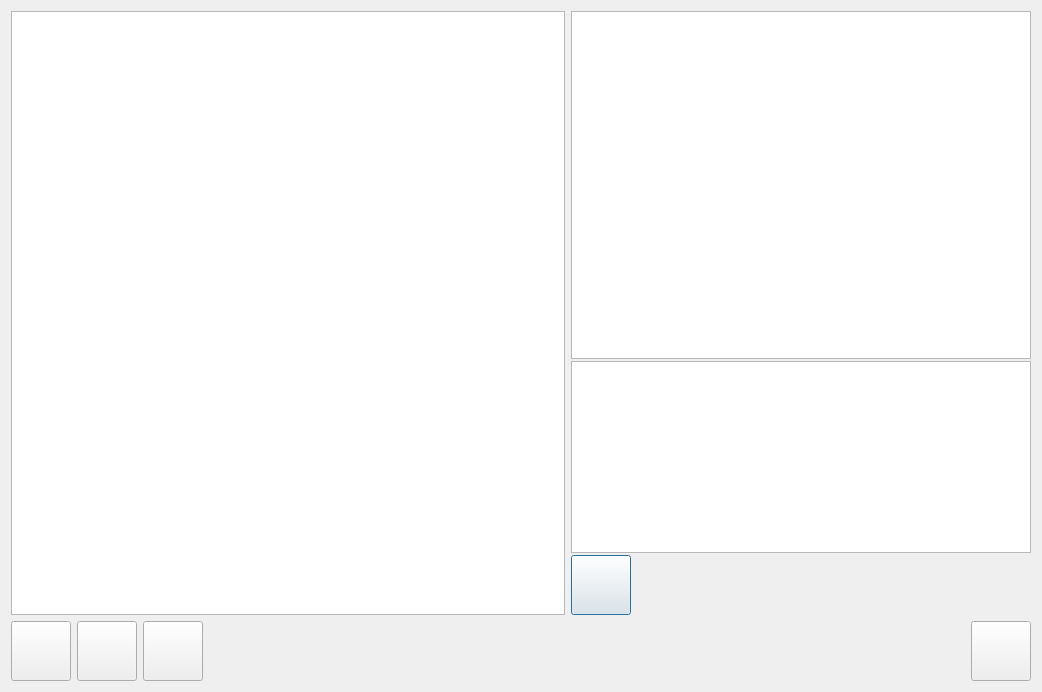
<?xml version="1.0" encoding="UTF-8"?>
<ui version="4.0">
 <class>DlgOrders</class>
 <widget class="QDialog" name="DlgOrders">
  <property name="windowModality">
   <enum>Qt::ApplicationModal</enum>
  </property>
  <property name="geometry">
   <rect>
    <x>0</x>
    <y>0</y>
    <width>1042</width>
    <height>692</height>
   </rect>
  </property>
  <property name="windowTitle">
   <string/>
  </property>
  <layout class="QVBoxLayout" name="verticalLayout_3">
   <item>
    <layout class="QHBoxLayout" name="horizontalLayout_2">
     <item>
      <widget class="QWidget" name="widget_2" native="true">
       <property name="sizePolicy">
        <sizepolicy hsizetype="Preferred" vsizetype="Preferred">
         <horstretch>1</horstretch>
         <verstretch>0</verstretch>
        </sizepolicy>
       </property>
       <layout class="QVBoxLayout" name="verticalLayout_2">
        <property name="spacing">
         <number>2</number>
        </property>
        <property name="margin">
         <number>0</number>
        </property>
        <item>
         <widget class="QTableWidget" name="tblOrders">
          <property name="sizePolicy">
           <sizepolicy hsizetype="Expanding" vsizetype="Expanding">
            <horstretch>1</horstretch>
            <verstretch>0</verstretch>
           </sizepolicy>
          </property>
          <property name="editTriggers">
           <set>QAbstractItemView::NoEditTriggers</set>
          </property>
          <property name="selectionMode">
           <enum>QAbstractItemView::SingleSelection</enum>
          </property>
          <attribute name="horizontalHeaderVisible">
           <bool>false</bool>
          </attribute>
          <attribute name="horizontalHeaderDefaultSectionSize">
           <number>120</number>
          </attribute>
          <attribute name="horizontalHeaderMinimumSectionSize">
           <number>59</number>
          </attribute>
          <attribute name="verticalHeaderVisible">
           <bool>false</bool>
          </attribute>
          <attribute name="verticalHeaderDefaultSectionSize">
           <number>60</number>
          </attribute>
         </widget>
        </item>
       </layout>
      </widget>
     </item>
     <item>
      <widget class="QWidget" name="widget" native="true">
       <layout class="QVBoxLayout" name="verticalLayout">
        <property name="spacing">
         <number>2</number>
        </property>
        <property name="margin">
         <number>0</number>
        </property>
        <item>
         <widget class="QTableWidget" name="tblOrder">
          <property name="sizePolicy">
           <sizepolicy hsizetype="Expanding" vsizetype="Expanding">
            <horstretch>0</horstretch>
            <verstretch>1</verstretch>
           </sizepolicy>
          </property>
          <property name="minimumSize">
           <size>
            <width>460</width>
            <height>0</height>
           </size>
          </property>
          <property name="editTriggers">
           <set>QAbstractItemView::NoEditTriggers</set>
          </property>
          <property name="selectionMode">
           <enum>QAbstractItemView::NoSelection</enum>
          </property>
          <property name="selectionBehavior">
           <enum>QAbstractItemView::SelectRows</enum>
          </property>
          <attribute name="horizontalHeaderVisible">
           <bool>false</bool>
          </attribute>
          <attribute name="verticalHeaderVisible">
           <bool>false</bool>
          </attribute>
          <column>
           <property name="text">
            <string>Name</string>
           </property>
          </column>
          <column>
           <property name="text">
            <string>Qty</string>
           </property>
          </column>
         </widget>
        </item>
        <item>
         <widget class="QTableWidget" name="tblTotal"/>
        </item>
        <item>
         <layout class="QHBoxLayout" name="horizontalLayout_3">
          <item>
           <widget class="QPushButton" name="btnCheckout">
            <property name="minimumSize">
             <size>
              <width>60</width>
              <height>60</height>
             </size>
            </property>
            <property name="maximumSize">
             <size>
              <width>60</width>
              <height>60</height>
             </size>
            </property>
            <property name="text">
             <string/>
            </property>
            <property name="icon">
             <iconset resource="res.qrc">
              <normaloff>:/new/prefix1/res/icons/print3.png</normaloff>:/new/prefix1/res/icons/print3.png</iconset>
            </property>
            <property name="iconSize">
             <size>
              <width>48</width>
              <height>48</height>
             </size>
            </property>
           </widget>
          </item>
          <item>
           <spacer name="horizontalSpacer_2">
            <property name="orientation">
             <enum>Qt::Horizontal</enum>
            </property>
            <property name="sizeHint" stdset="0">
             <size>
              <width>40</width>
              <height>20</height>
             </size>
            </property>
           </spacer>
          </item>
         </layout>
        </item>
       </layout>
      </widget>
     </item>
    </layout>
   </item>
   <item>
    <layout class="QHBoxLayout" name="horizontalLayout">
     <item>
      <widget class="QPushButton" name="btnDown">
       <property name="minimumSize">
        <size>
         <width>60</width>
         <height>60</height>
        </size>
       </property>
       <property name="maximumSize">
        <size>
         <width>60</width>
         <height>60</height>
        </size>
       </property>
       <property name="text">
        <string/>
       </property>
       <property name="icon">
        <iconset resource="res.qrc">
         <normaloff>:/new/prefix1/res/icons/down.png</normaloff>:/new/prefix1/res/icons/down.png</iconset>
       </property>
       <property name="iconSize">
        <size>
         <width>48</width>
         <height>48</height>
        </size>
       </property>
      </widget>
     </item>
     <item>
      <widget class="QPushButton" name="btnUp">
       <property name="minimumSize">
        <size>
         <width>60</width>
         <height>60</height>
        </size>
       </property>
       <property name="maximumSize">
        <size>
         <width>60</width>
         <height>60</height>
        </size>
       </property>
       <property name="text">
        <string/>
       </property>
       <property name="icon">
        <iconset resource="res.qrc">
         <normaloff>:/new/prefix1/res/icons/up.png</normaloff>:/new/prefix1/res/icons/up.png</iconset>
       </property>
       <property name="iconSize">
        <size>
         <width>48</width>
         <height>48</height>
        </size>
       </property>
      </widget>
     </item>
     <item>
      <widget class="QPushButton" name="btnView">
       <property name="minimumSize">
        <size>
         <width>60</width>
         <height>60</height>
        </size>
       </property>
       <property name="maximumSize">
        <size>
         <width>60</width>
         <height>60</height>
        </size>
       </property>
       <property name="text">
        <string/>
       </property>
       <property name="icon">
        <iconset resource="res.qrc">
         <normaloff>:/new/prefix1/res/icons/table.png</normaloff>:/new/prefix1/res/icons/table.png</iconset>
       </property>
       <property name="iconSize">
        <size>
         <width>48</width>
         <height>48</height>
        </size>
       </property>
      </widget>
     </item>
     <item>
      <spacer name="horizontalSpacer">
       <property name="orientation">
        <enum>Qt::Horizontal</enum>
       </property>
       <property name="sizeHint" stdset="0">
        <size>
         <width>40</width>
         <height>20</height>
        </size>
       </property>
      </spacer>
     </item>
     <item>
      <widget class="QPushButton" name="pushButton">
       <property name="minimumSize">
        <size>
         <width>60</width>
         <height>60</height>
        </size>
       </property>
       <property name="maximumSize">
        <size>
         <width>60</width>
         <height>60</height>
        </size>
       </property>
       <property name="text">
        <string/>
       </property>
       <property name="icon">
        <iconset resource="res.qrc">
         <normaloff>:/new/prefix1/res/icons/exit.png</normaloff>:/new/prefix1/res/icons/exit.png</iconset>
       </property>
       <property name="iconSize">
        <size>
         <width>48</width>
         <height>48</height>
        </size>
       </property>
      </widget>
     </item>
    </layout>
   </item>
  </layout>
 </widget>
 <resources>
  <include location="res.qrc"/>
 </resources>
 <connections/>
</ui>
